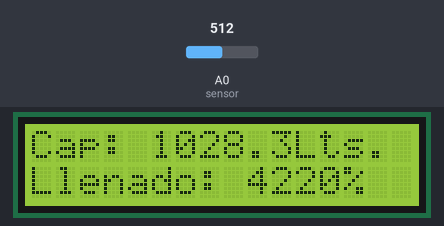
This sketch was run on a simulated Arduino Uno, built with avr-gcc and run on an emulated ATmega328P. Parts: 16×2 character LCD. The test bench sets the inputs (shaded band); at power-on: A0 (sensor) = 512. What the sketch prints to the serial monitor is not drawn.

Above: at 2.2 s.
2.3 s: A0 (sensor) set to 716
At 3.8 s:
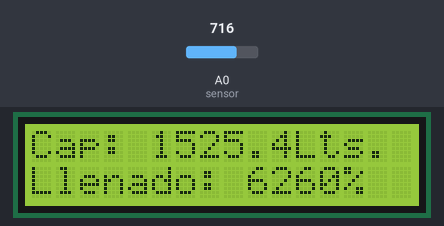
4.5 s: A0 (sensor) set to 900
At 6.8 s:
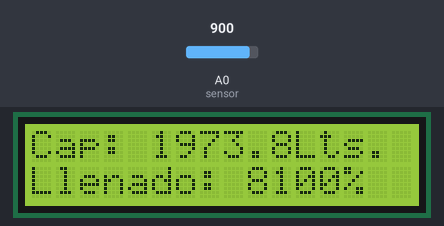
7.2 s: A0 (sensor) set to 1023
At 9.8 s:
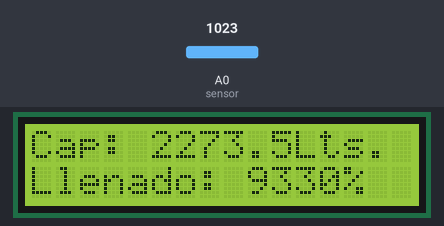
Timing chart, 0 to 11.3 s (numbered marks = the images above; inputs shaded):
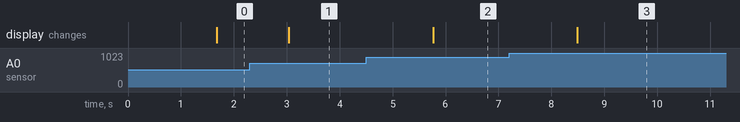

Measured:
- after the input at 2.3 s, the display: changes after 0.74 s (image 1)
- after the input at 4.5 s, the display: changes after 1.3 s (image 2)
- after the input at 7.2 s, the display: changes after 1.3 s (image 3)

The sketch:

Nivel_02-03.txt.ino
```cpp
#include <LiquidCrystal.h>
LiquidCrystal lcd(2, 3, 4, 5, 6, 7);


/************ Valores utilizados para realizar la calibracion del sensor **************/
const float  OffSet = 0.43945 ; //normalizacion de la señal en V

/*************************************************************************************/


/************ Constantes para el calculo de litros  **************/
const float rho = 997; //densidad agua aceite 850
const float g = 9.8; //gravedad
const float area = 12.19; // m2

float litros = 0.0;
/*************************************************************************************/

/************ Variables para mapear **************/
int porcentaje;
float V, P, val;

/*************************************************************************************/

void setup()
{
  Serial.begin(9600);        // open serial port, set the baud rate to 9600 bps
  Serial.println("/** Visualizacion de la presion **/");
  lcd.begin(16, 2);
  lcd.print("Iniciando...");
  delay(500);

}

void MonitoreoSerial(){ //la Funcion solo se visualizara en el monitor serial


/*************************************************************************************/
   float sensorValue = analogRead(A0); //La lectura analogica del sensor va desde 0 a 1023, si contamos el 0 son 1024.
/*************************************************************************************/


/*****Muestreon y calculo del promedio para obtener una lectura fiable *******/
   V = 0;
   for (int i= 0; i<20; i++){
   V = V + (sensorValue*5.0/1024.0);
   delay(5);
   }

   float Vout = V/20;

/***********************Calculo de la presion en Kpa***********************************/
   P = (Vout - OffSet) * 400;
/*************************************************************************************/

  Serial.println();
  Serial.print(" Voltaje:");
  Serial.print(Vout, 5);
  Serial.println("V");

  Serial.print(" Presion:");
  Serial.print(P, 5);
  Serial.println(" KPa");

  Serial.print(" Lectura Analog:");
  Serial.print(sensorValue);
  Serial.println();

  delay(500);
  }

void cal_Nivel(){

/*********************************************************************************************************/
   float sensorValue = analogRead(A0); //La lectura analogica va desde 0 a 1023, si contamos el 0 son 1024.
/*********************************************************************************************************/
/***************Mapeo y linealizacion de la lectura del sensor ************************************/
   porcentaje = map(sensorValue, 90 , 100, 0, 100);

/*****Muestreon y calculo del promedio para obtener una lectura fiable *******/

   V = 0;
   for (int i= 0; i<10; i++){
   V = V + (sensorValue*5.0/1024.0);
   delay(50);
   }

   const float Vout = V/10;

   P = ((Vout - OffSet) * 400);


   const float  niv = ((P*1000)/(rho*g));  // calculo del nivel en m (multiplicar x 100 parapasar a cm)

   litros = niv*area;

   lcd.clear();
   lcd.print("Cap:");
   lcd.print(" ");
   lcd.print(litros,1); //niv
   lcd.print("Lts.");

   lcd.setCursor(0, 1);
   lcd.print("Llenado: ");
   lcd.print(porcentaje);
   lcd.print("%");


}


void loop(){

   MonitoreoSerial();
   cal_Nivel();     //Se llama a la Funcion
   delay(250);
}
```
